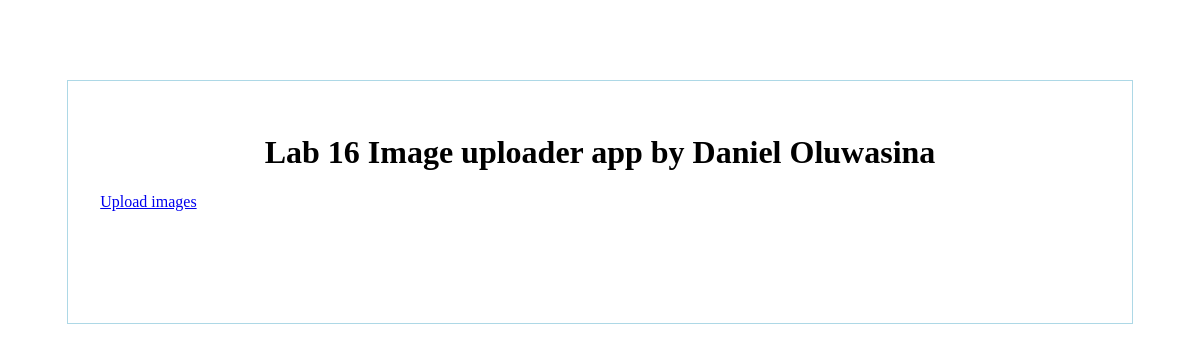
Before: / with the older database file.
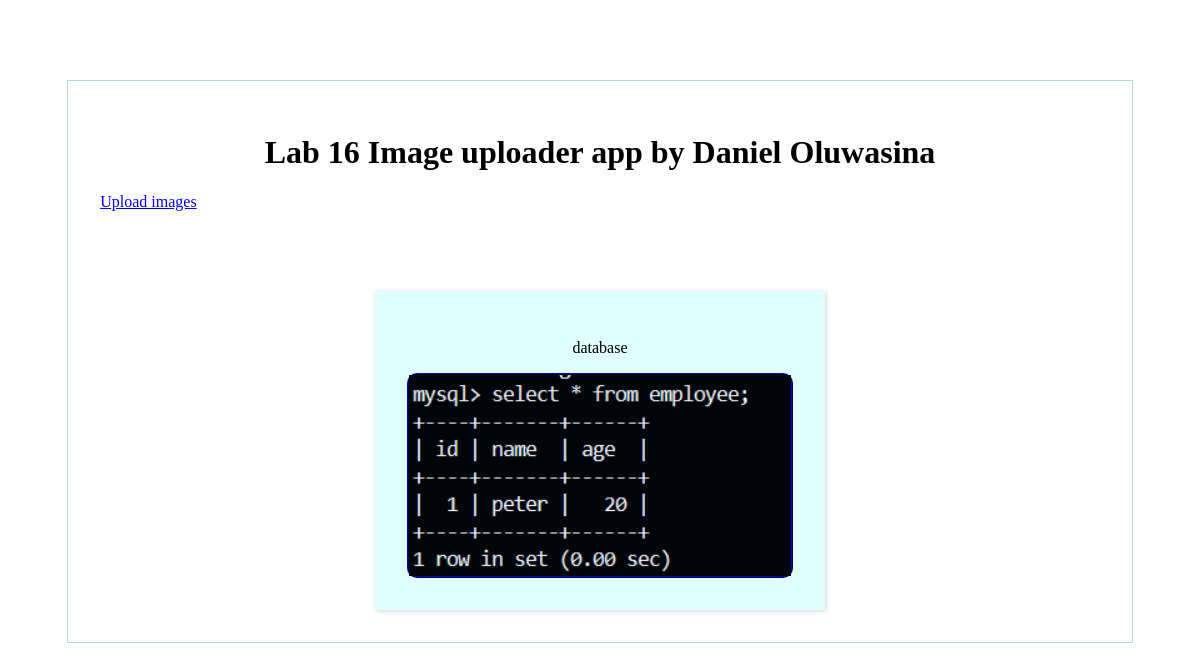
After: the same page with the newer database file.
### post/models.py (models this page shows, shortened)
class Post(models.Model):
    title = models.CharField(max_length=200)
    image = models.ImageField(upload_to='images/')

### post/views.py (the view)
# urls.py: path("", HomePageView.as_view(), name="home"),
class HomePageView(ListView):
    model = Post
    template_name = "home.html"

### templates/home.html (shortened to what this page needs)
<!DOCTYPE html>
<html lang="en">
<head>
    {% load static %}
    <link rel="stylesheet" href="{% static 'style.css' %}">
</head>
<body>
    <main class="maincontainer">
        <h1 class="title">Lab 16 Image uploader app by Daniel Oluwasina </h1>
        <section>
            <nav><a class="Upload_img_btn" href = "{% url 'add_post'  %}">Upload images</a></nav>
        </section>
        <section class="albumcontainer">
            {% for post in object_list %}
            <div class="card">
                <p class="card-title">{{ post.title }}</p>
                <div class="card-img">
                    <img src="{{ post.image.url }}" alt="Image of {{ post.title }}">
                </div>
            </div>
            {% endfor %}
        </section>
    </main>
</body>
</html>

### templates/static/style.css (style rules this page uses)
* { box-sizing: border-box; }
img { width: 100%; display: block; }
.maincontainer { width: 90%; margin: 5rem auto; padding: 2rem; border: solid 1px lightblue; }
.title { text-align: center; }
.albumcontainer { margin-top: 5rem; display: flex; flex-wrap: wrap; justify-content: space-around; }
.card { width: 45%; box-shadow: 1px 1px 5px lightgray; padding: 2rem; background-color: lightcyan; }
.card-title { text-align: center; font-family: Georgia, 'Times New Roman', Times, serif; }
.card-img { border-radius: 10px; border: ridge 2px darkblue; }

Changed rows visible on the page:
added Post: title "database", image (picture)
